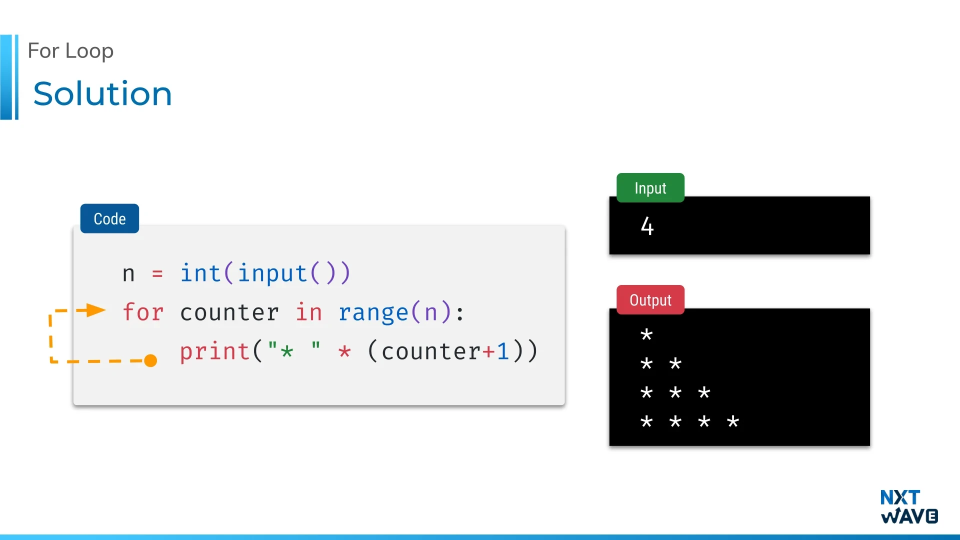
#> input picture Reference ppt's/Programming_Foundations_LP/builds/build-14-forloop/media/sl40.webp, 1920 x 1080 px, found by its file name (shown at 1/2 size)
$ python deck_surgery.py
#> lines starting #> are read from the running program, lines starting #| are printed output that depends on the picture
#!/usr/bin/env python3
"""Deck surgery: re-head slide 40.

The deck heads slide 40 "Iterate Over Numbers / Range". By that point in the
session the room has had range for ten minutes and a card headed Range reads as
a step backwards; the card is the answer to the pattern question the room has
just written, so it is headed **Solution**.

Every slide is a flat image, so there is no text layer to edit. The two words
are therefore not typed: they are **lifted out of the deck's own other slides**,
where the same face is set at the same size in the same colour on the same
baseline. Slide 9 says "Possible Solutions"; the word Solution is cut out of it
one pixel before the final s. Slide 46 says "For Loop" in the eyebrow. Both are
pasted at slide 40's own heading coordinates.

    python deck_surgery.py          # rewrites media/sl40.webp from work/slides

Run it again and it produces the same file: it always starts from the untouched
capture in work/slides, never from its own output.
"""
import pathlib

from PIL import Image

HERE = pathlib.Path(__file__).parent
SRC = HERE / "work" / "slides"
MEDIA = HERE / "media"

# Measured off the captures, not guessed. The accent bar ends at x=38, so
# everything from x=45 right is the heading and may be cleared.
BAR_END = 45
HEAD_BOX = (BAR_END, 55, 1400, 250)

# slide 9: "Possible Solutions". The word gap before Solutions is 338..361 and
# the gap before the final s is 634..641.
SOLUTION_CUT = (355, 150, 637, 245)
SOLUTION_AT = (62, 150)          # slide 40's own title starts at x=68

# slide 46: "For Loop" in the eyebrow, x 58..225.
EYEBROW_CUT = (52, 60, 232, 135)
EYEBROW_AT = (52, 60)


def main():
    base = Image.open(SRC / "sl40.webp").convert("RGB")
#> base is the input picture: PIL image 1920x1080 RGB; mean R, G, B 221.2, 223, 223.9
    nine = Image.open(SRC / "sl9.webp").convert("RGB")
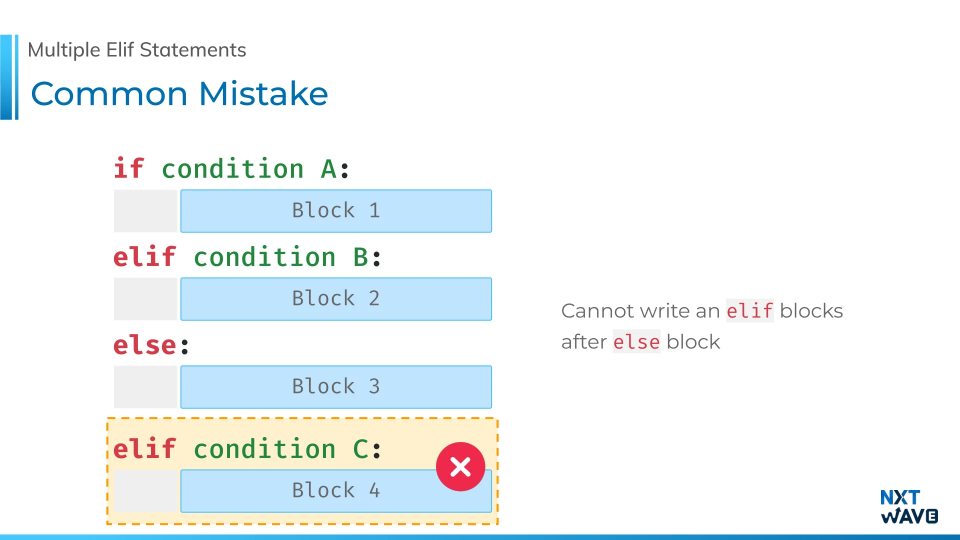
#> input picture Reference ppt's/Programming_Foundations_LP/builds/build-11-nested/media/sl9.webp, 1920 x 1080 px, found by its file name (shown at 1/2 size)
#> nine is the input picture: PIL image 1920x1080 RGB; mean R, G, B 240.9, 245.7, 247.3
    forty6 = Image.open(SRC / "sl46.webp").convert("RGB")
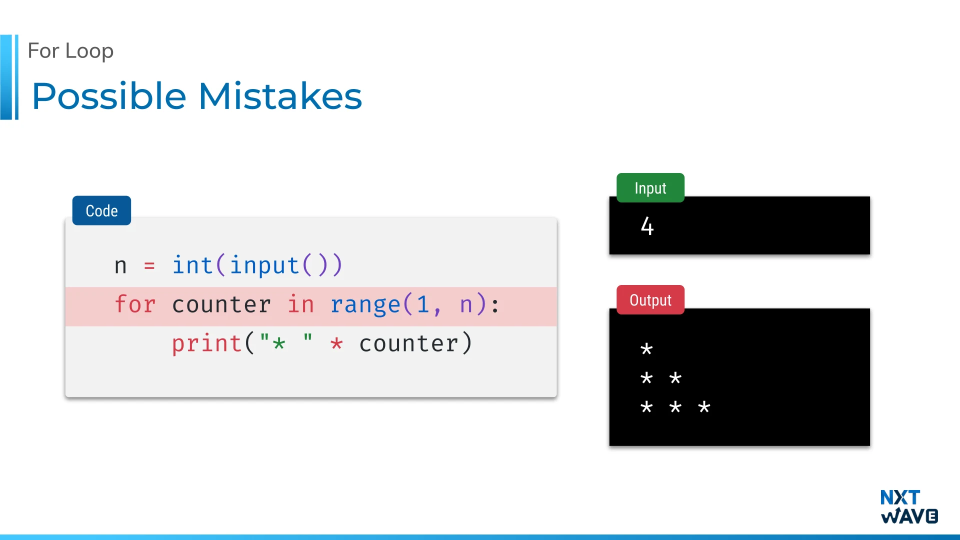
#> input picture Reference ppt's/Programming_Foundations_LP/builds/build-14-forloop/media/sl46.webp, 1920 x 1080 px, found by its file name (shown at 1/2 size)
#> forty6 is the input picture: PIL image 1920x1080 RGB; mean R, G, B 220.3, 221.2, 222.5

    base.paste((255, 255, 255), HEAD_BOX)
    base.paste(forty6.crop(EYEBROW_CUT), EYEBROW_AT)
    base.paste(nine.crop(SOLUTION_CUT), SOLUTION_AT)

    out = MEDIA / "sl40.webp"
    base.save(out, "WEBP", quality=90, method=6)
    print(f"wrote {out} ({out.stat().st_size / 1024:.0f} KB)")


if __name__ == "__main__":
    main()
